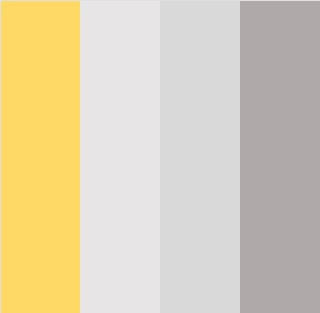
#> input picture Assignment1/Data/fig1.jpg, 320 x 313 px, found by its file name
$ jupyter execute q4.ipynb
#> lines starting #> are read from the running program, lines starting #| are printed output that depends on the picture; after the words box and inside, x2 and y2 are one past the last pixel; in counts of white or black regions, pixels touching at a corner belong together
[cell 1]
import cv2
import numpy as np
from collections import Counter

#convert the image to grey scale then using counter function, count the number of occurrence of each pixel value, and sort them, the top 4 pixel occurring will be the segment colours on which the segments will be made
def calculate_areas_and_display(image_path, num_segments):
#> called with image_path = 'fig1.jpg', num_segments = 4
    original_image = cv2.imread(image_path)
#> original_image is the input picture: shape (313, 320, 3); mean B, G, R 180, 208.3, 218.9
    gray_image = cv2.cvtColor(original_image, cv2.COLOR_BGR2GRAY)
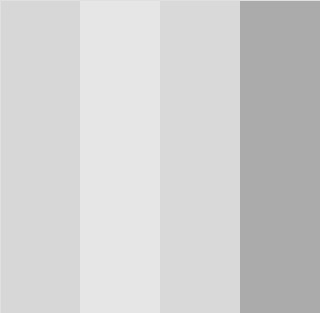
#> gray_image: shape (313, 320); min 170, max 231, mean 208.3
    pixels = gray_image.flatten()
    pixel_counts = Counter(pixels)
#> pixel_counts = 17 items
    sorted_pixel_counts = dict(sorted(pixel_counts.items(), key=lambda item: item[1], reverse=True))
#> sorted_pixel_counts = 17 items
    segment_colors = list(sorted_pixel_counts.keys())[:num_segments]
#> segment_colors = [217, 230, 171, 215]
    segment_sizes = {}
    contour_colors = [(0, 0, 255), (0, 255, 0), (255, 0, 0), (0, 255, 255)]
    for i, segment_color in enumerate(segment_colors):
        mask = np.where(gray_image == segment_color, 255, 0).astype(np.uint8)
        contours, _ = cv2.findContours(mask, cv2.RETR_EXTERNAL, cv2.CHAIN_APPROX_SIMPLE)
        area = 0
        segment_image = np.zeros_like(original_image)
        for j, contour in enumerate(contours):
            area += cv2.contourArea(contour)
            cv2.drawContours(segment_image, [contour], -1, contour_colors[i], thickness=2)
        cv2.putText(segment_image, f"Area: {area:.2f} pixels", (10, 30), cv2.FONT_HERSHEY_SIMPLEX, 0.7, (255, 255, 255), 2)
        cv2.imshow(f"Segment {i+1}", segment_image)
        segment_sizes[f"Segment {i+1}"] = area
#> this loop made 4 passes
#> segment_color on passes 1 to 4: 217, 230, 171, 215
#> pass 1, in calculate_areas_and_display, `mask = np.where(gray_image == segment_color, 255, 0).astype(np.uint8)`:
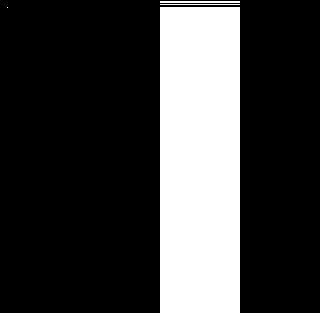
#> mask: shape (313, 320); 24.7% white; 4 white regions (1 under 20 px), largest, box (x1, y1, x2, y2) and area: (160, 7, 240, 313) 24480, (160, 1, 240, 3) 160, (160, 4, 240, 5) 80
#> pass 1, in calculate_areas_and_display, `cv2.imshow(f"Segment {i+1}", segment_image)`:
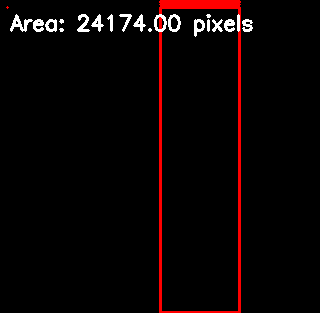
#> window 'Segment 1': shape (313, 320, 3); mean B, G, R 4, 4, 10.8
#> pass 2, in calculate_areas_and_display, `mask = np.where(gray_image == segment_color, 255, 0).astype(np.uint8)`:
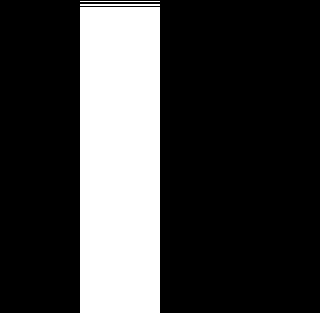
#> mask: shape (313, 320); 24.7% white; 3 white regions, box (x1, y1, x2, y2) and area: (80, 7, 160, 313) 24480, (80, 4, 160, 6) 160, (80, 1, 160, 2) 80
#> pass 2, in calculate_areas_and_display, `cv2.imshow(f"Segment {i+1}", segment_image)`:
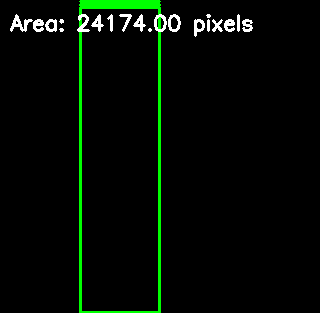
#> window 'Segment 2': shape (313, 320, 3); mean B, G, R 4, 10.8, 4
#> after the loop:
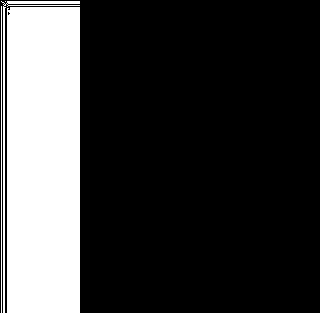
#> mask: shape (313, 320); 23.5% white; 4 white regions (1 under 20 px), largest, box (x1, y1, x2, y2) and area: (7, 7, 80, 313) 22328, (1, 1, 80, 313) 915, (1, 6, 2, 313) 307
#> after the loop:
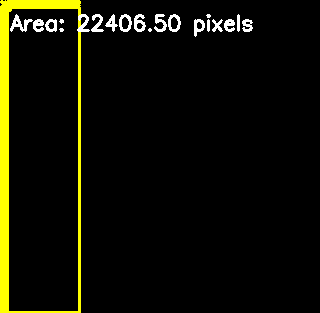
#> segment_image: shape (313, 320, 3); mean B, G, R 4.4, 15.8, 15.8
#> after the loop, segment_sizes = {'Segment 1': 24174, 'Segment 2': 24174, 'Segment 3': 24174, 'Segment 4': 22406.5}
    cv2.waitKey(0)
    cv2.destroyAllWindows()
    return segment_sizes

image_path = 'fig1.jpg'
num_segments = 4
segment_areas = calculate_areas_and_display(image_path, num_segments)
#> segment_areas has the same summary as segment_sizes in calculate_areas_and_display

$ run again, with Assignment1/Data/fig2.jpg copied over Assignment1/Data/fig1.jpg
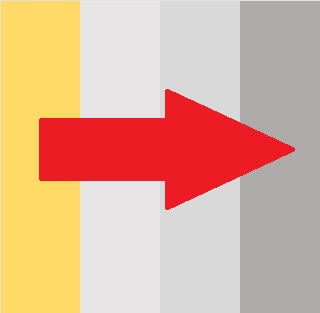
#> input picture Assignment1/Data/fig2.jpg, 320 x 313 px, found by its file name
#> in calculate_areas_and_display, original_image is the input picture: shape (313, 320, 3); mean B, G, R 153.8, 177.8, 221
#> pixel_counts = 60 items
#> segment_colors = [171, 215, 230, 217]
#> the loop in calculate_areas_and_display, `for i, segment_color in enumerate(segment_colors):` made 4 passes
#> segment_color on passes 1 to 4: 171, 215, 230, 217
#> pass 1, in calculate_areas_and_display, `mask = np.where(gray_image == segment_color, 255, 0).astype(np.uint8)`:
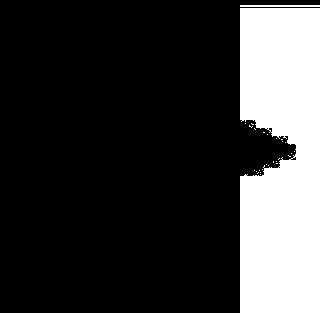
#> mask: shape (313, 320); 22.5% white; 28 white regions (26 under 20 px), largest, box (x1, y1, x2, y2) and area: (240, 8, 320, 313) 22297, (240, 5, 320, 7) 160
#> after the loop in calculate_areas_and_display, `for i, segment_color in enumerate(segment_colors):`:
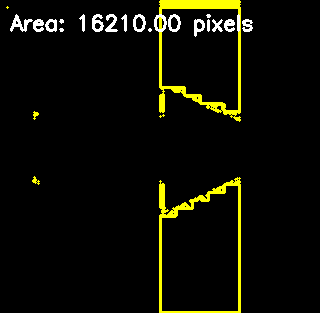
#> segment_image: shape (313, 320, 3); mean B, G, R 4.1, 12.9, 12.9
#> after the loop in calculate_areas_and_display, `for i, segment_color in enumerate(segment_colors):`: segment_sizes = {'Segment 1': 21951.5, 'Segment 2': 19325.5, 'Segment 3': 18881.5, 'Segment 4': 16210}
#> segment_areas has the same summary as segment_sizes in calculate_areas_and_display

$ run again, with Assignment1/Data/fig4.jpg copied over Assignment1/Data/fig1.jpg
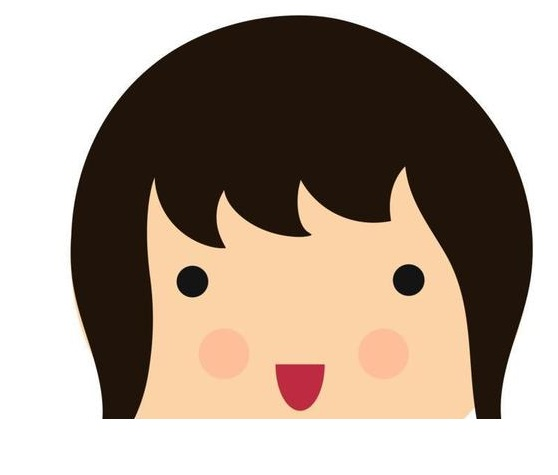
#> input picture Assignment1/Data/fig4.jpg, 558 x 475 px, found by its file name
#> in calculate_areas_and_display, original_image is the input picture: shape (475, 558, 3); mean B, G, R 144.5, 157.4, 172.5
#> pixel_counts = 255 items
#> segment_colors = [255, 22, 218, 254]
#> the loop in calculate_areas_and_display, `for i, segment_color in enumerate(segment_colors):` made 4 passes
#> segment_color on passes 2 to 4: 22, 218, 254
#> after the loop in calculate_areas_and_display, `for i, segment_color in enumerate(segment_colors):`:
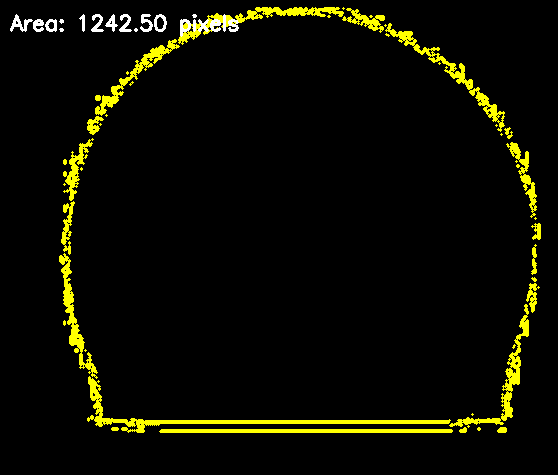
#> segment_image: shape (475, 558, 3); mean B, G, R 1.5, 12.4, 12.4
#> after the loop in calculate_areas_and_display, `for i, segment_color in enumerate(segment_colors):`: segment_sizes = {'Segment 1': 264018, 'Segment 2': 79086, 'Segment 3': 55703, 'Segment 4': 1242.5}
#> segment_areas has the same summary as segment_sizes in calculate_areas_and_display
